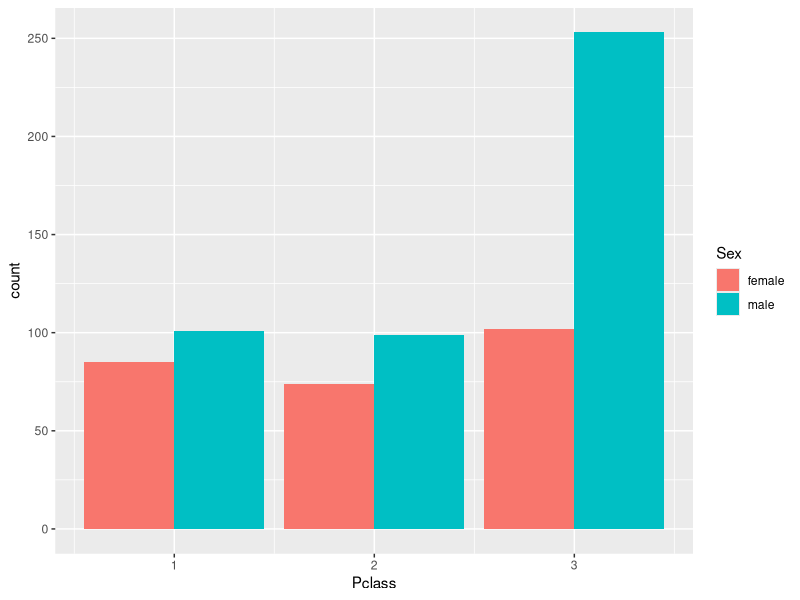
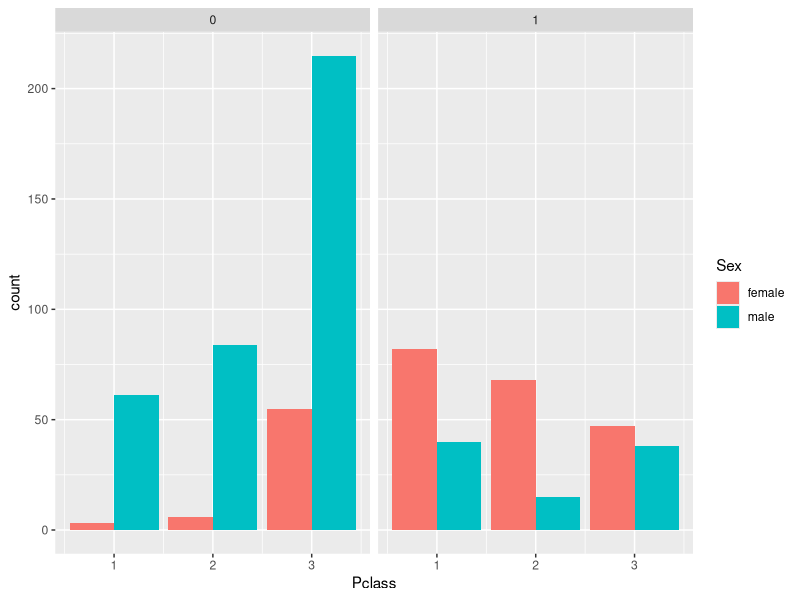
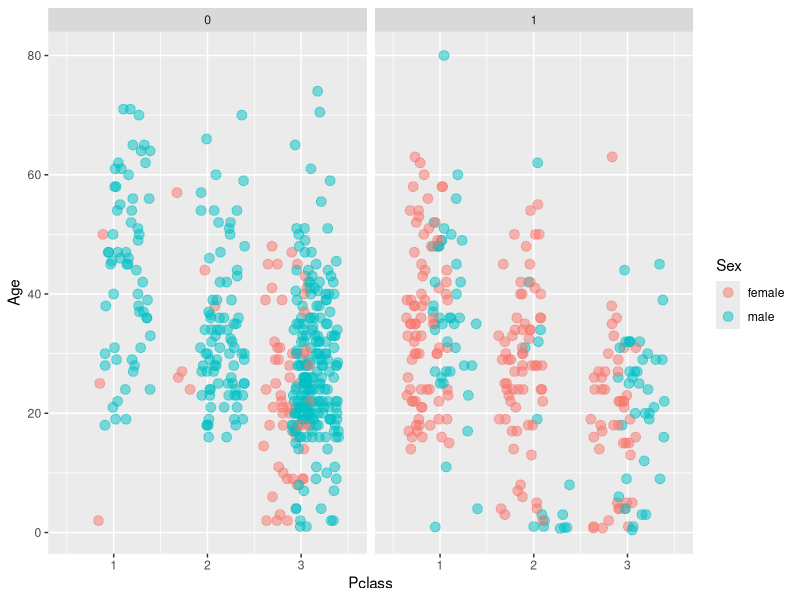
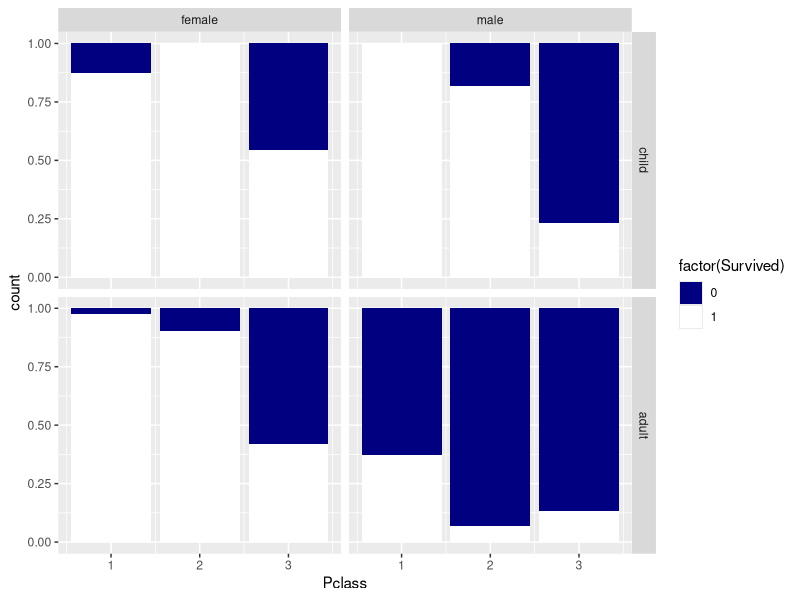

These figures' R source, in order:
# make titanic and ggplot2 avaliable in your workspace
titanic <- read.csv("titanic.csv")
library(ggplot2)

# 1 - Check the structure of titanic
str(titanic)

# 2 - Use ggplot() for the first instruction
ggplot(titanic, aes(x = Pclass, fill = Sex)) + 
  geom_bar(position = "dodge")

# 3 - Plot 2, add facet_grid() layer
ggplot(titanic, aes(x = Pclass, fill = Sex)) + 
  geom_bar(position = "dodge") + 
  facet_grid(. ~ Survived)

# 4 - Define an object for position jitterdodge, to use below
posn.jd <- position_jitterdodge(0.5, 0, 0.6)

# 5 - Plot 3, but use the position object from instruction 4
ggplot(titanic, aes(x = Pclass, y = Age, color = Sex)) + 
  geom_point(size = 3, alpha = 0.5, position = posn.jd) + 
  facet_grid(. ~ Survived)


# Extra - Better answers: Would _you_ have a chance of survival?
# Define extra column indicating whether child or adult
titanic$Child <- cut(titanic$Age, c(0,17,max(titanic$Age)), 
                     labels = c("child", "adult"))

# Plot suvival ratios for different groups
ggplot(titanic, aes(x = Pclass, fill = factor(Survived))) + 
  geom_bar(position = "fill") +
  scale_fill_manual(values = c("navy", "white")) +
  facet_grid(Child ~ Sex)
